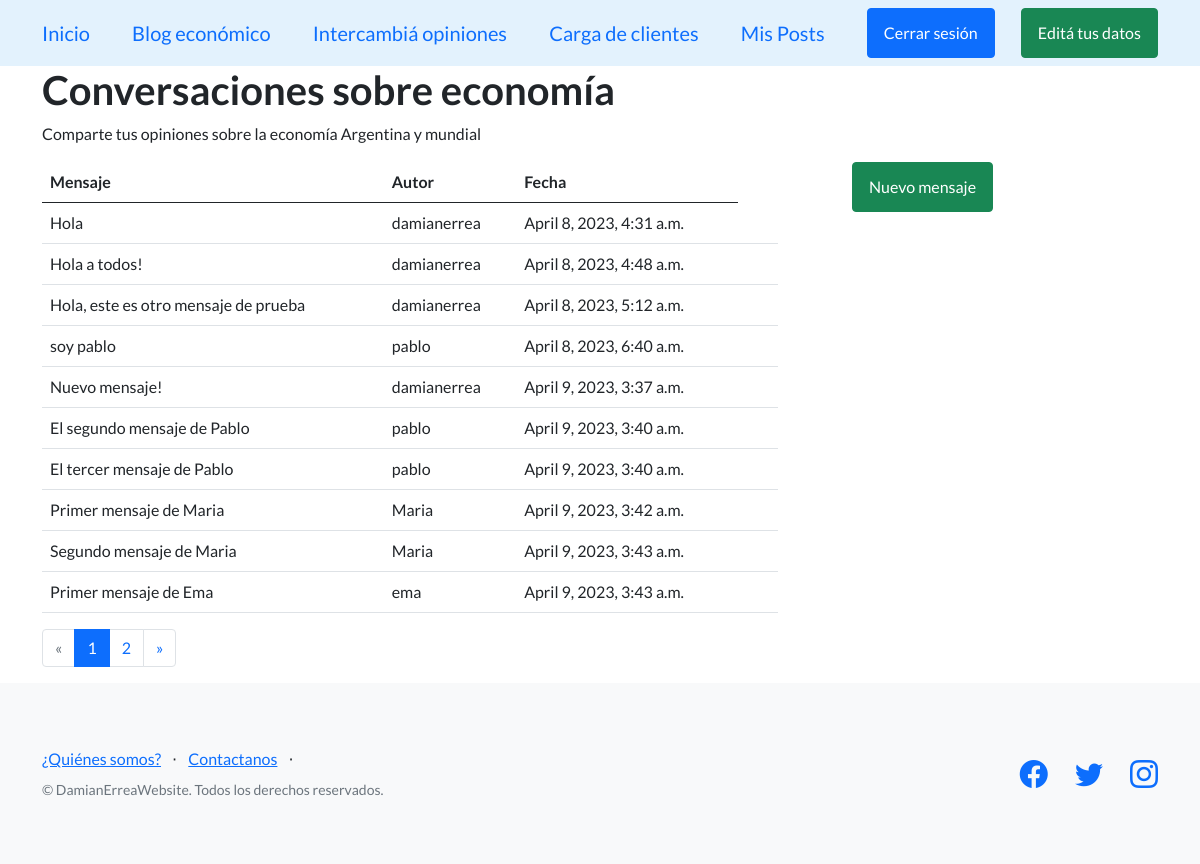
The page /mensaje_list/ (signed in) on the database its author committed.
### AppCoder/models.py (models this page shows, shortened)
class Mensajes(models.Model):
    content = models.TextField(max_length=3000, default='')
    created_at = models.DateTimeField(auto_now_add=True, editable=False)
    author = models.ForeignKey(User, on_delete=models.CASCADE, editable=False)

### AppCoder/views.py (the view)
# urls.py: path('mensaje_list/', mensaje_list, name='mensaje_list'),
@login_required
def mensaje_list(request):
    mensaje_list = Mensajes.objects.all().order_by('created_at')
    paginator = Paginator(mensaje_list, 10)
    page_number = request.GET.get('page')
    page_obj = paginator.get_page(page_number)
    return render(request, 'AppCoder/mensaje_list.html', {'mensajes': page_obj})

### AppCoder/templates/AppCoder/mensaje_list.html (shortened to what this page needs)
{% extends 'AppCoder/base.html' %}
{% block contenido_que_cambia %}
  <div class="container">
    <h1>Conversaciones sobre economía</h1>
    <p>Comparte tus opiniones sobre la economía Argentina y mundial</p>
    <div class="row">
      <div class="col-md-8">
        <table class="table">
          <thead>
            <tr>
              <th>Mensaje</th>
              <th>Autor</th>
              <th>Fecha</th>
            </tr>
          </thead>
          <tbody>
            {% for mensaje in mensajes %}
              <tr>
                <td>{{ mensaje.content }}</td>
                <td>{{ mensaje.author }}</td>
                <td>{{ mensaje.created_at }}</td>
                <td></td>
                <td></td>
              </tr>
            {% endfor %}
          </tbody>
        </table>
        {% if mensajes.has_other_pages %}
          <ul class="pagination">
            {% if mensajes.has_previous %}
              <li class="page-item"><a class="page-link" href="?page={{ mensajes.previous_page_number }}">&laquo;</a></li>
            {% else %}
              <li class="page-item disabled"><a class="page-link" href="#">&laquo;</a></li>
            {% endif %}
            {% for i in mensajes.paginator.page_range %}
              {% if mensajes.number == i %}
                <li class="page-item active"><a class="page-link" href="#">{{ i }}</a></li>
              {% else %}
                <li class="page-item"><a class="page-link" href="?page={{ i }}">{{ i }}</a></li>
              {% endif %}
            {% endfor %}
            {% if mensajes.has_next %}
              <li class="page-item"><a class="page-link" href="?page={{ mensajes.next_page_number }}">&raquo;</a></li>
            {% else %}
              <li class="page-item disabled"><a class="page-link" href="#">&raquo;</a></li>
            {% endif %}
          </ul>
        {% endif %}
      </div>
      <div class="col-md-4">
          <a href="{% url 'mensajes_form'%}">
          <button class="btn btn-success" style="margin-left:50px;">
            Nuevo mensaje
          </button>
          </div>
        </div>
      </div>
{% endblock contenido_que_cambia %}

### rows shown on the page
Mensajes: content "Hola", author "damianerrea", created_at "April 8, 2023, 4:31 a.m."
Mensajes: content "Hola a todos!", author "damianerrea", created_at "April 8, 2023, 4:48 a.m."
Mensajes: content "Hola, este es otro mensaje de prueba", author "damianerrea", created_at "April 8, 2023, 5:12 a.m."
Mensajes: content "soy pablo", author "pablo", created_at "April 8, 2023, 6:40 a.m."
Mensajes: content "Nuevo mensaje!", author "damianerrea", created_at "April 9, 2023, 3:37 a.m."
Mensajes: content "El segundo mensaje de Pablo", author "pablo", created_at "April 9, 2023, 3:40 a.m."
Mensajes: content "El tercer mensaje de Pablo", author "pablo", created_at "April 9, 2023, 3:40 a.m."
Mensajes: content "Primer mensaje de Maria", author "Maria", created_at "April 9, 2023, 3:42 a.m."
Mensajes: content "Segundo mensaje de Maria", author "Maria", created_at "April 9, 2023, 3:43 a.m."
Mensajes: content "Primer mensaje de Ema", author "ema", created_at "April 9, 2023, 3:43 a.m."

### other values the page prints
{{ i }} "1"
{{ i }} "2"
